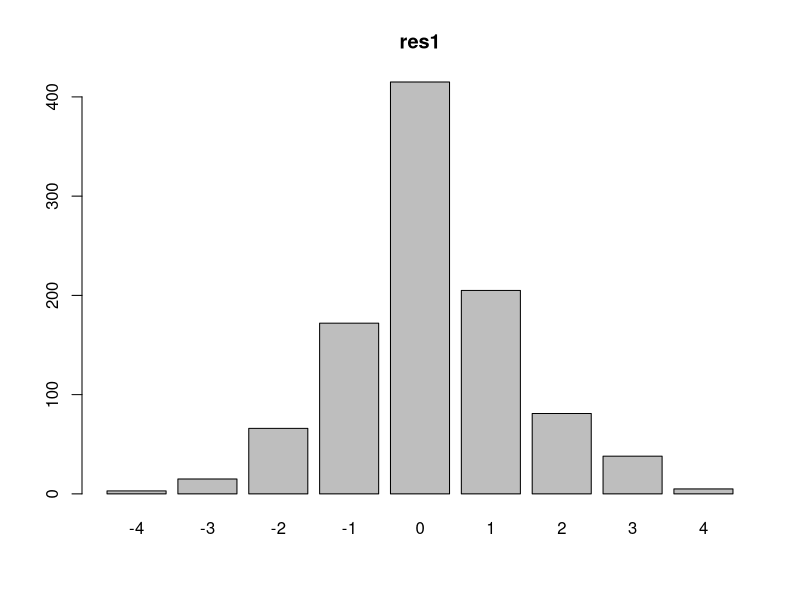
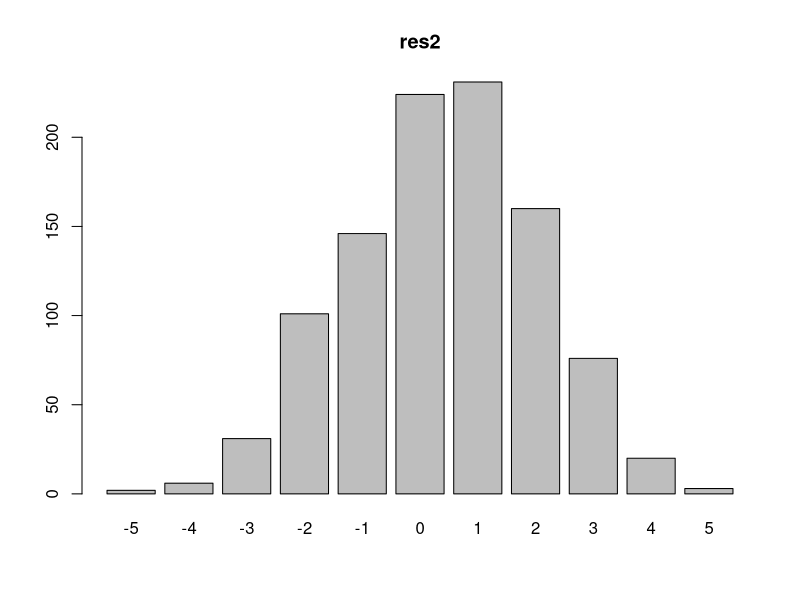
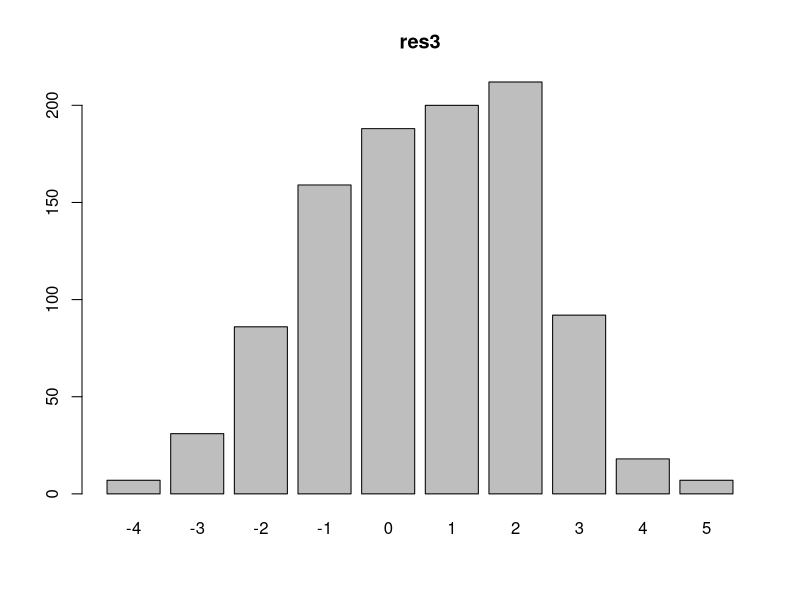
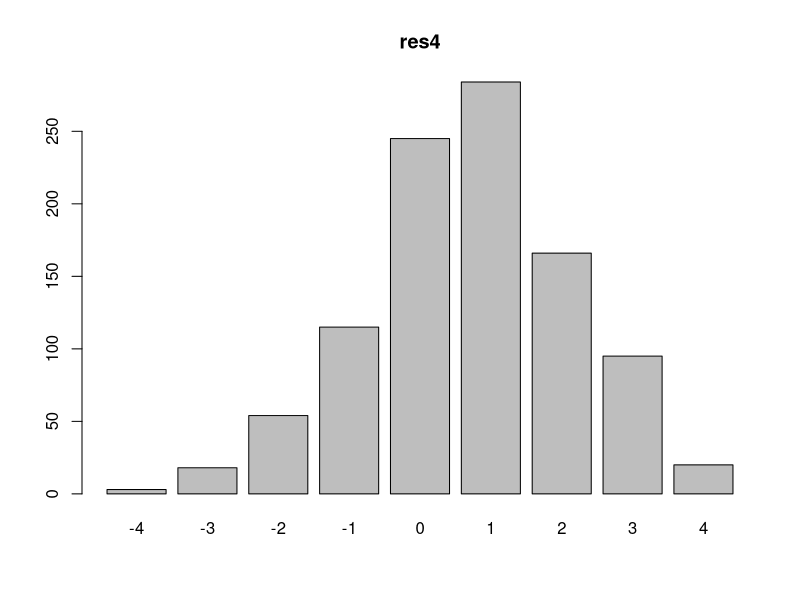
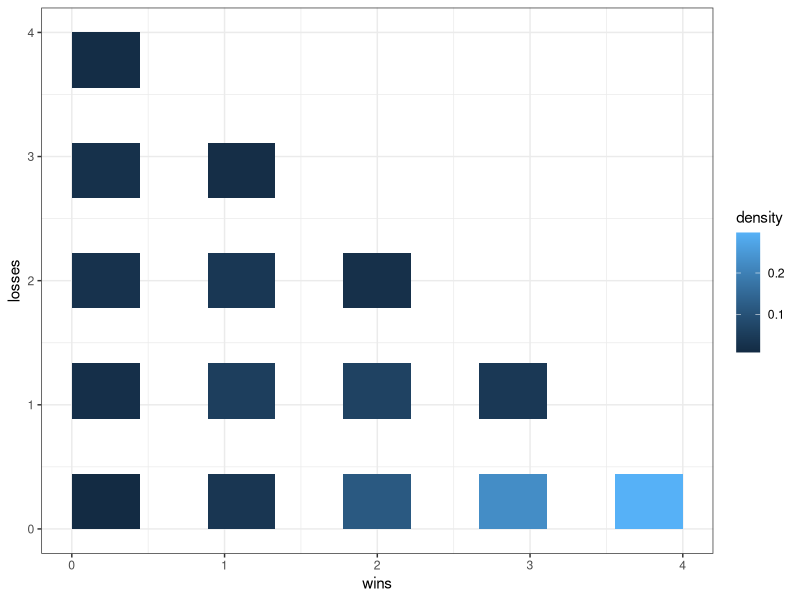
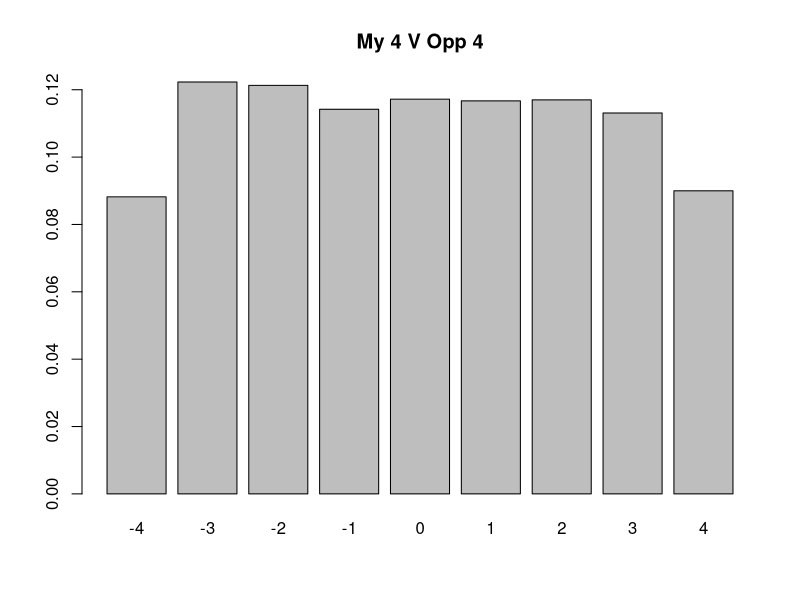
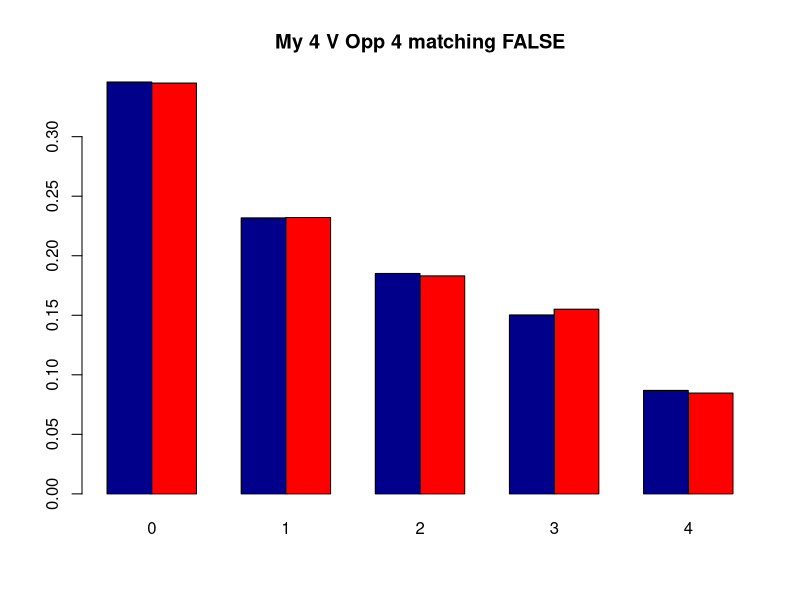
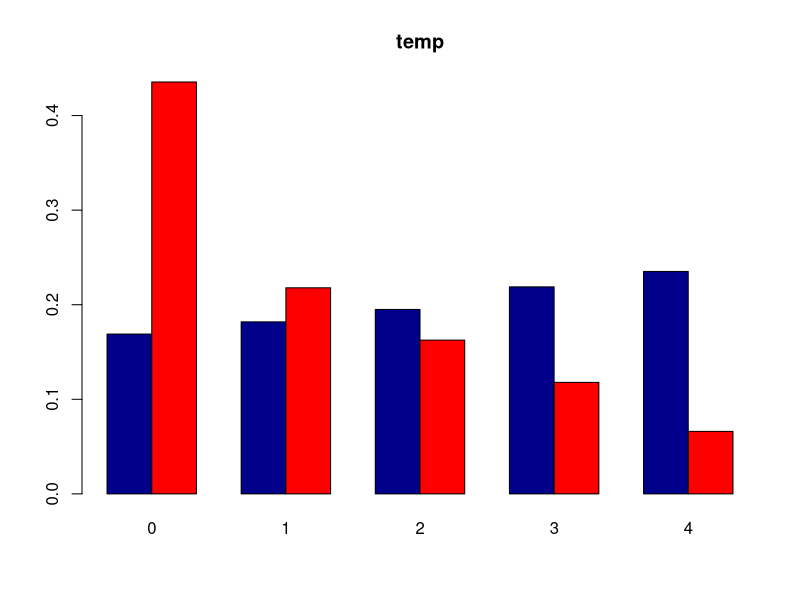

Here is the R script that generated these plots, in order:
######################
## Sword and Spear has a simple combat mechanic of rolling 
## X dice, choosing the top 4, and then comparing those to opponent.
##
## Modifiers seem to be either 1. adding dice to X 
##                             2. adding (or subtracting) from final rolls
######################

roll_n_dice <- function(n){ return(sample(1:6,n,replace=TRUE)) }

## what is the distribution like when you roll more than 4 
## but still choose top 4
nsim <- 1000
res_1 <- c()
res_2 <- c()
res_3 <- c()
res_4 <- c()
for (i in 1:nsim){
  my_roll <- sort(roll_n_dice(5), decreasing = TRUE)[1:4]
  opp_roll <- sort(roll_n_dice(4), decreasing = TRUE)[1:4]
  res_1 <- c(res_1, my_roll[1]-opp_roll[1])
  res_2 <- c(res_2,my_roll[2]-opp_roll[2])
  res_3 <- c(res_3,my_roll[3]-opp_roll[3])
  res_4 <- c(res_4,my_roll[4]-opp_roll[4])
}

barplot(table(res_1), main='res1')
barplot(table(res_2), main='res2')
barplot(table(res_3), main='res3')
barplot(table(res_4), main='res4')

library(ggplot2)

## win/loss estimates

win_loss_distribution <- function(nmydice=4,noppdice=4,nsim=10000){
wins <- c()
losses <- c()
for (i in 1:nsim){
  my_roll <- sort(roll_n_dice(nmydice), decreasing = TRUE)[1:4]
  opp_roll <- sort(roll_n_dice(noppdice), decreasing = TRUE)[1:4]
  res <- my_roll - opp_roll
  wins <- c(wins,sum(res>0))
  losses <- c(losses, sum(res<0))
}

combat_data <- data.frame(wins,losses)
ggplot(combat_data, aes(x=wins, y=losses)) +
  stat_bin2d(bins = 9,aes(fill=after_stat(density))) +
  scale_fill_continuous() +
  theme_bw()
}

win_loss_distribution(7,4,nsim=10000)

win_differential <- function(nmydice=4,noppdice=4,nsim=10000, modifier=0){
  wins <- c()
  losses <- c()
  for (i in 1:nsim){
    my_roll <- sort(roll_n_dice(nmydice), decreasing = TRUE)[1:4] 
    opp_roll <- sort(roll_n_dice(noppdice), decreasing = TRUE)[1:4] - modifier
    res <- my_roll - opp_roll
    wins <- c(wins,sum(res>0))
    losses <- c(losses, sum(res<0))
  }
  diffs <- wins - losses
  barplot(table(diffs)/length(diffs),main=paste("My",nmydice,
                                                "V Opp",noppdice))
  print(table(diffs)/length(diffs))
}

win_differential(4,4)



get_wins_and_losses <- function(nmydice=4,noppdice=4,nsim=10000, modifier=0, win_match=FALSE){
    wins <- c()
    losses <- c()
    for (i in 1:nsim){
      my_roll <- sort(roll_n_dice(nmydice), decreasing = TRUE)[1:4] 
      opp_roll <- sort(roll_n_dice(noppdice), decreasing = TRUE)[1:4] - modifier
      res <- my_roll - opp_roll
      wins <- c(wins,sum(res>0)+ ifelse(win_match,sum(res==0),0))
      losses <- c(losses, sum(res<0))
    }
    temp <- rbind(table(wins),table(losses))/length(wins)
    barplot(temp,beside=T, col=c("darkblue","red"),
            main=paste("My",nmydice,"V Opp",noppdice, "matching",win_match))
}

get_wins_and_losses(4,4,win_match=FALSE)


########## What if we mixed in different die types
roll_n_dx <- function(n,x){
  if (n>0){out <- sample(1:x,n,replace=TRUE)}
  else {out <- 0}
  return(out) 
  }

#d4,d6,d8,d10,d12,d20
get_wins_and_losses_dx <- function(mydice=c(0,4,0,0,0,0), oppdice=c(0,4,0,0,0,0),
                                nsim=10000, modifier=0){
  dice_order <- c(4,6,8,10,12,20)
  wins <- c()
  losses <- c()
  for (i in 1:nsim){
    my_roll <- c()
    for (i in 1:length(mydice)){my_roll <- c(my_roll, roll_n_dx(mydice[i],dice_order[i]))}
    my_roll <- sort(my_roll, decreasing = TRUE)[1:4] 
    
    opp_roll <- c()
    for (i in 1:length(oppdice)){opp_roll <- c(opp_roll, roll_n_dx(oppdice[i],dice_order[i]))}
    opp_roll <- sort(opp_roll, decreasing = TRUE)[1:4] 
    
    res <- my_roll - opp_roll # single fight result
    wins <- c(wins,sum(res>0))
    losses <- c(losses, sum(res<0))
  }

  temp <- rbind(table(wins),table(losses))/nsim
  barplot(temp,beside=T, col=c("darkblue","red"),
          main=paste('temp'))
}
#d4,d6,d8,d10,d12,d20
get_wins_and_losses_dx(mydice =c(0,0,0,5,0,0),
                       oppdice=c(0,0,0,4,0,0))


################
win_differential_dx <- function(mydice=c(0,3,0,0,0,0),
                             oppdice=c(0,3,0,0,0,0),
                             nsim=10000, modifier=0){
  dice_order <- c(4,6,8,10,12,20)
  wins <- c()
  losses <- c()
  for (i in 1:nsim){
    my_roll <- c()
    for (i in 1:length(mydice)){my_roll <- c(my_roll, roll_n_dx(mydice[i],dice_order[i]))}
    my_roll <- sort(my_roll, decreasing = TRUE)[1:3] 
    
    opp_roll <- c()
    for (i in 1:length(oppdice)){opp_roll <- c(opp_roll, roll_n_dx(oppdice[i],dice_order[i]))}
    opp_roll <- sort(opp_roll, decreasing = TRUE)[1:3] 
    
    res <- my_roll - opp_roll #result of single fight
    wins <- c(wins,sum(res>0))
    losses <- c(losses, sum(res<0))
  }
  diffs <- wins - losses
  barplot(table(diffs)/nsim,main=paste("My","v Opp"))
  print(table(diffs)/length(diffs))
  boxplot(diffs, horizontal=TRUE)
  print(paste("Comeback",ecdf(diffs)(-1))) # prob of disadvantaged side "winning"
  print(paste("Clinical",1-ecdf(diffs)(0)) ) #prob of advantaged side "winning"
}
#d4,d6,d8,d10,d12,d20
win_differential_dx(mydice=c(0,0,0,0,3,0),oppdice=c(0,0,0,0,3,0))
win_differential_dx(mydice=c(0,0,0,0,4,0),oppdice=c(0,0,0,0,3,0))
win_differential_dx(mydice=c(0,2,0,0,3,0),oppdice=c(0,0,0,0,3,0))

win_differential_dx(mydice=c(0,3,0,0,0,0),oppdice=c(0,3,0,0,0,0))
win_differential_dx(mydice=c(0,4,0,0,0,0),oppdice=c(0,3,0,0,0,0))
win_differential_dx(mydice=c(0,5,0,0,0,0),oppdice=c(0,3,0,0,0,0))
win_differential_dx(mydice=c(0,7,0,0,0,0),oppdice=c(0,3,0,0,0,0))

win_differential_dx(mydice=c(0,2,0,0,0,0),oppdice=c(0,2,0,0,0,0))
win_differential_dx(mydice=c(0,5,0,0,0,0),oppdice=c(0,2,0,0,0,0))

win_differential_dx(mydice=c(0,3,0,0,0,0),oppdice=c(0,3,0,0,0,0))
win_differential_dx(mydice=c(0,4,0,0,0,0),oppdice=c(0,4,0,0,0,0))

win_differential_dx(mydice=c(0,4,0,0,0,0),oppdice=c(0,3,0,0,0,0))
win_differential_dx(mydice=c(0,5,0,0,0,0),oppdice=c(0,4,0,0,0,0))
win_differential_dx(mydice=c(0,10,0,0,0,0),oppdice=c(0,9,0,0,0,0))
